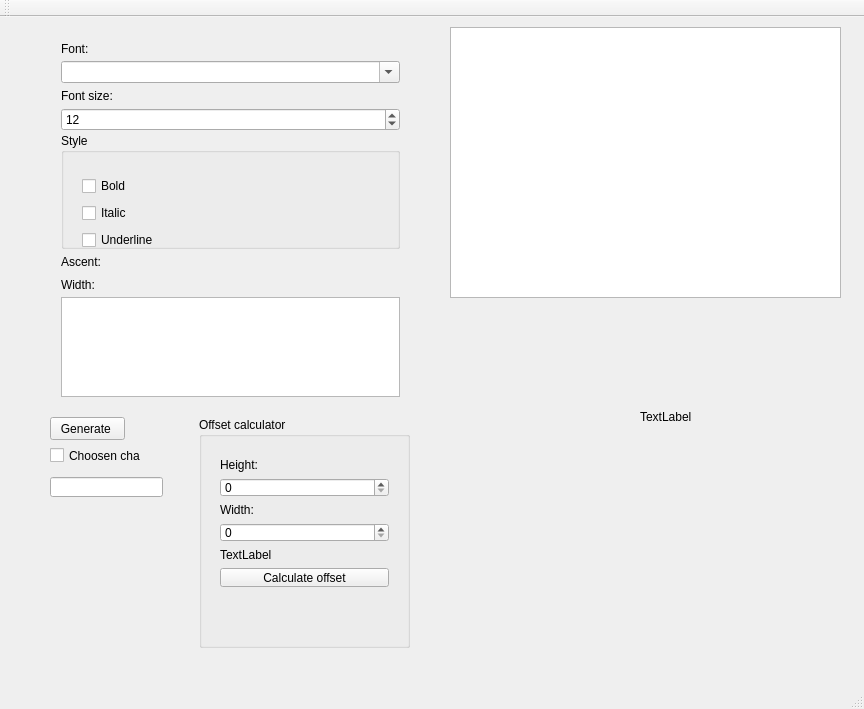
<?xml version="1.0" encoding="UTF-8"?>
<ui version="4.0">
 <class>MainWindow</class>
 <widget class="QMainWindow" name="MainWindow">
  <property name="geometry">
   <rect>
    <x>0</x>
    <y>0</y>
    <width>864</width>
    <height>709</height>
   </rect>
  </property>
  <property name="windowTitle">
   <string>MainWindow</string>
  </property>
  <widget class="QWidget" name="centralWidget">
   <widget class="QPlainTextEdit" name="outputField">
    <property name="geometry">
     <rect>
      <x>450</x>
      <y>10</y>
      <width>391</width>
      <height>271</height>
     </rect>
    </property>
   </widget>
   <widget class="QPushButton" name="generateBtn">
    <property name="geometry">
     <rect>
      <x>50</x>
      <y>400</y>
      <width>75</width>
      <height>23</height>
     </rect>
    </property>
    <property name="text">
     <string>Generate </string>
    </property>
   </widget>
   <widget class="QLineEdit" name="lineEdit">
    <property name="geometry">
     <rect>
      <x>50</x>
      <y>460</y>
      <width>113</width>
      <height>20</height>
     </rect>
    </property>
   </widget>
   <widget class="QCheckBox" name="checkBox_2">
    <property name="geometry">
     <rect>
      <x>50</x>
      <y>430</y>
      <width>91</width>
      <height>17</height>
     </rect>
    </property>
    <property name="text">
     <string>Choosen char</string>
    </property>
   </widget>
   <widget class="QLabel" name="label">
    <property name="geometry">
     <rect>
      <x>640</x>
      <y>300</y>
      <width>200</width>
      <height>200</height>
     </rect>
    </property>
    <property name="text">
     <string>TextLabel</string>
    </property>
   </widget>
   <widget class="QWidget" name="verticalLayoutWidget_2">
    <property name="geometry">
     <rect>
      <x>50</x>
      <y>10</y>
      <width>361</width>
      <height>381</height>
     </rect>
    </property>
    <layout class="QVBoxLayout" name="verticalLayout_2">
     <property name="spacing">
      <number>2</number>
     </property>
     <property name="sizeConstraint">
      <enum>QLayout::SetMinimumSize</enum>
     </property>
     <item>
      <widget class="QLabel" name="label_3">
       <property name="maximumSize">
        <size>
         <width>259</width>
         <height>21</height>
        </size>
       </property>
       <property name="text">
        <string>Font:</string>
       </property>
      </widget>
     </item>
     <item>
      <widget class="QComboBox" name="fontComboBox">
       <property name="editable">
        <bool>true</bool>
       </property>
      </widget>
     </item>
     <item>
      <widget class="QLabel" name="label_2">
       <property name="maximumSize">
        <size>
         <width>259</width>
         <height>21</height>
        </size>
       </property>
       <property name="text">
        <string>Font size:</string>
       </property>
      </widget>
     </item>
     <item>
      <widget class="QSpinBox" name="fontSizeSpinner">
       <property name="value">
        <number>12</number>
       </property>
      </widget>
     </item>
     <item>
      <widget class="QGroupBox" name="groupBox">
       <property name="maximumSize">
        <size>
         <width>500</width>
         <height>141</height>
        </size>
       </property>
       <property name="title">
        <string>Style</string>
       </property>
       <widget class="QWidget" name="verticalLayoutWidget">
        <property name="geometry">
         <rect>
          <x>10</x>
          <y>30</y>
          <width>151</width>
          <height>101</height>
         </rect>
        </property>
        <layout class="QVBoxLayout" name="verticalLayout">
         <property name="spacing">
          <number>5</number>
         </property>
         <item>
          <widget class="QCheckBox" name="boldFont">
           <property name="text">
            <string>Bold</string>
           </property>
          </widget>
         </item>
         <item>
          <widget class="QCheckBox" name="italicFont">
           <property name="text">
            <string>Italic</string>
           </property>
          </widget>
         </item>
         <item>
          <widget class="QCheckBox" name="underLine">
           <property name="text">
            <string>Underline</string>
           </property>
          </widget>
         </item>
        </layout>
       </widget>
      </widget>
     </item>
     <item>
      <widget class="QLabel" name="ascentValue">
       <property name="maximumSize">
        <size>
         <width>259</width>
         <height>21</height>
        </size>
       </property>
       <property name="text">
        <string>Ascent:</string>
       </property>
      </widget>
     </item>
     <item>
      <widget class="QLabel" name="widthValue">
       <property name="maximumSize">
        <size>
         <width>259</width>
         <height>21</height>
        </size>
       </property>
       <property name="text">
        <string>Width:</string>
       </property>
      </widget>
     </item>
     <item>
      <widget class="QPlainTextEdit" name="previewField">
       <property name="maximumSize">
        <size>
         <width>379</width>
         <height>100</height>
        </size>
       </property>
      </widget>
     </item>
    </layout>
   </widget>
   <widget class="QGroupBox" name="groupBox_2">
    <property name="geometry">
     <rect>
      <x>199</x>
      <y>400</y>
      <width>211</width>
      <height>231</height>
     </rect>
    </property>
    <property name="title">
     <string>Offset calculator</string>
    </property>
    <widget class="QWidget" name="verticalLayoutWidget_3">
     <property name="geometry">
      <rect>
       <x>10</x>
       <y>30</y>
       <width>191</width>
       <height>151</height>
      </rect>
     </property>
     <layout class="QVBoxLayout" name="verticalLayout_3">
      <item>
       <widget class="QLabel" name="label_4">
        <property name="text">
         <string>Height:</string>
        </property>
       </widget>
      </item>
      <item>
       <widget class="QSpinBox" name="spinHeight"/>
      </item>
      <item>
       <widget class="QLabel" name="label_5">
        <property name="text">
         <string>Width:</string>
        </property>
       </widget>
      </item>
      <item>
       <widget class="QSpinBox" name="spinWidth"/>
      </item>
      <item>
       <widget class="QLabel" name="offsetValue">
        <property name="text">
         <string>TextLabel</string>
        </property>
       </widget>
      </item>
      <item>
       <widget class="QPushButton" name="calcOffset">
        <property name="text">
         <string>Calculate offset</string>
        </property>
       </widget>
      </item>
     </layout>
    </widget>
   </widget>
  </widget>
  <widget class="QMenuBar" name="menuBar">
   <property name="geometry">
    <rect>
     <x>0</x>
     <y>0</y>
     <width>864</width>
     <height>21</height>
    </rect>
   </property>
  </widget>
  <widget class="QToolBar" name="mainToolBar">
   <attribute name="toolBarArea">
    <enum>TopToolBarArea</enum>
   </attribute>
   <attribute name="toolBarBreak">
    <bool>false</bool>
   </attribute>
  </widget>
  <widget class="QStatusBar" name="statusBar"/>
 </widget>
 <layoutdefault spacing="6" margin="11"/>
 <resources/>
 <connections/>
</ui>
